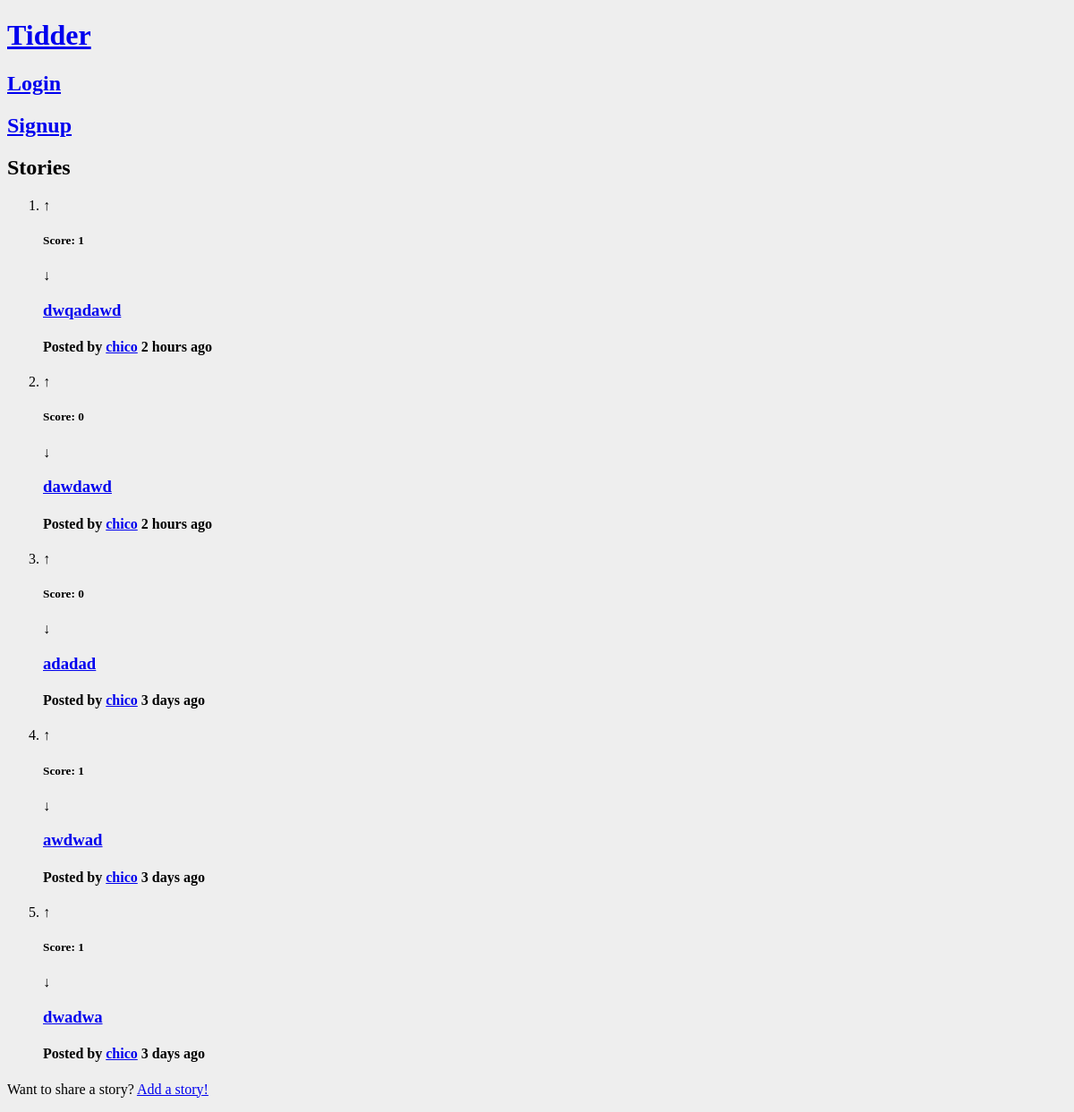
/pages/stories.php, run on the app's committed database.
### tables this page shows
CREATE TABLE opinion (
    opinion_id INTEGER NOT NULL PRIMARY KEY AUTOINCREMENT,
	parent_id INTEGER REFERENCES opinion(opinion_id),
    opinion_title VARCHAR,
    opinion_text VARCHAR NOT NULL,
	posted DATETIME NOT NULL,
    user_id INTEGER NOT NULL REFERENCES user
);

### pages/stories.php (called while the page is built, shortened)
<?php
	include_once('../includes/date.php');
	include_once('../database/db_story.php');
	include_once('../templates/tpl_common.php');
	include_once('../templates/tpl_stories.php');
	$stories = array_reverse(getAllStories());
	$now = time();
	for($i = 0; $i < count($stories); $i++){
		$stories[$i]['username'] = getUserName($stories[$i]['user_id']);
		$stories[$i]['score'] = getScore($stories[$i]['opinion_id']);
	}
	draw_stories($stories,true);
?>

### database/db_story.php (called while the page is built, shortened)
<?php
	function getAllStories() {
		$db = Database::instance()->db();
		$stmt = $db->prepare('SELECT * FROM opinion WHERE parent_id IS NULL');
		$stmt->execute();
		return $stmt->fetchAll();
	}
?>

### includes/date.php (called while the page is built, shortened)
<?php
	function deltaTime($now, $date){
		$time = strtotime($date);
		$delta = $now - $time;
		if(!floor($delta/86400)){
			$time_word = (floor($delta/3600) == 1 ? ' hour ' : ' hours ');
			return floor($delta/3600).$time_word.'ago';
		}
		if(!floor($delta/2592000)){
			$time_word = (floor($delta/86400) == 1 ? ' day ' : ' days ');
			return floor($delta/86400).$time_word.'ago';
		}
		$time_word = (floor($delta/31104000) == 1 ? ' year ' : ' years ');
		return floor($delta/31104000).$time_word.'ago';
	}
?>

### templates/tpl_stories.php (the view)
<?php function draw_stories($stories, $not_profile){ ?>
        <section id="stories">
		<header>
			<h2>Stories</h2>
		</header>
		<ol>
        <?php
            foreach($stories as $story)
				draw_story($story);
		if($not_profile){
		?>
		</ol>
		<footer>
			<p>Want to share a story? <a href="add_story.php">Add a story!</a></p>
		</footer>
	    </section>
		<?php
			}
		} ?>
    <?php function draw_story($story) {
		global $now;?>
		<li>
        <article class="story" data-id="<?=$story['opinion_id']?>">
				<div class="upvote" role="button" data-value="<?=$story['vote']?>">&#8593;</div>
				<h5>Score: <?=$story['score']?></h5>
				<div class="downvote" role="button" data-value="<?=$story['vote']?>">&#8595;</div>
				<h3><a href="story.php?story_id=<?=$story['opinion_id']?>"><?=$story['opinion_title']?></a></h3>
				<h4>Posted by <a href="<?='profile.php?username='.urlencode($story['username'])?>"><?=$story['username']?></a> <?=deltaTime($now, $story['posted'])?></h4>
		</article>
		</li>
    <?php } ?>

### css/style.css (style rules this page uses)
body { background-color: #eee; }

### data on the page
opinion: user "1", opinion_title "dwqadawd", username "chico", posted "2 hours ago"
opinion: score "0", opinion_title "dawdawd", username "chico", posted "2 hours ago"
opinion: score "0", opinion_title "adadad", username "chico", posted "3 days ago"
opinion: user "1", opinion_title "awdwad", username "chico", posted "3 days ago"
opinion: user "1", opinion_title "dwadwa", username "chico", posted "3 days ago"
